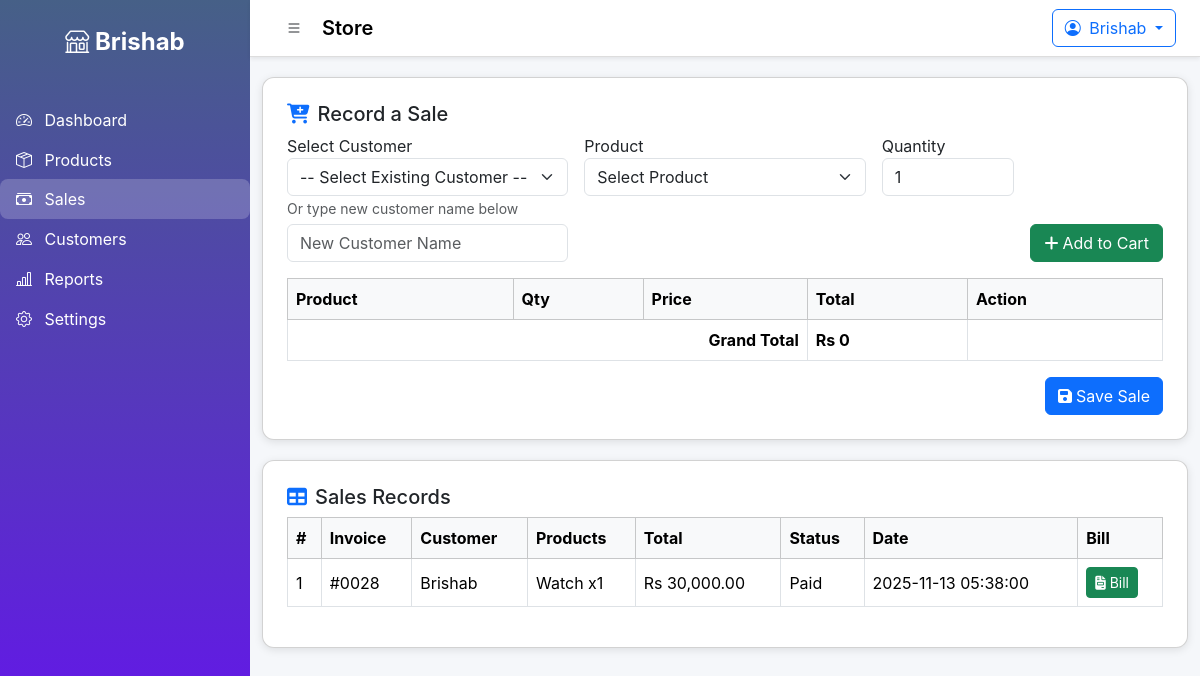
Page /sales.php (signed in) on the committed database.
### tables this page shows
CREATE TABLE `sales` (
  `id` int(11) NOT NULL,
  `user_id` int(11) NOT NULL,
  `customer_id` int(11) DEFAULT NULL,
  `total_amount` decimal(10,2) NOT NULL,
  `status` enum('paid','pending') DEFAULT 'paid',
  `created_at` timestamp NOT NULL DEFAULT current_timestamp()
);

CREATE TABLE `customers` (
  `id` int(11) NOT NULL,
  `user_id` int(11) NOT NULL,
  `name` varchar(100) NOT NULL,
  `email` varchar(100) DEFAULT NULL,
  `phone` varchar(20) DEFAULT NULL,
  `address` text DEFAULT NULL,
  `status` enum('active','inactive') DEFAULT 'active',
  `created_at` timestamp NOT NULL DEFAULT current_timestamp()
);

### sales.php (the view, shortened to what this page needs)
<?php
include 'includes/db_connect.php';
include 'includes/header.php';
$user_id = $_SESSION['user_id'] ?? 0;
$sales_result = $conn->query("
    SELECT s.id, s.customer_id, s.total_amount, s.status, s.created_at,
           c.name AS customer_name,
           GROUP_CONCAT(CONCAT(p.name,' x', si.quantity) SEPARATOR ', ') AS items_list
    FROM sales s
    LEFT JOIN sale_items si ON s.id = si.sale_id
    LEFT JOIN products p ON si.product_id = p.id
    LEFT JOIN customers c ON s.customer_id = c.id
    WHERE s.user_id = $user_id
    GROUP BY s.id
    ORDER BY s.id DESC
");
$sales = [];
while ($row = $sales_result->fetch_assoc()) {
    $sales[] = $row;
}
?>
<!DOCTYPE html>
<html lang="en">
<head>
<link href="https://cdn.jsdelivr.net/npm/bootstrap@5.3.3/dist/css/bootstrap.min.css" rel="stylesheet">
<link href="https://cdnjs.cloudflare.com/ajax/libs/font-awesome/6.5.0/css/all.min.css" rel="stylesheet">
</head>
<body>
<div class="container">
<div class="card p-4">
<h5><i class="fas fa-cart-plus me-2 text-primary"></i>Record a Sale</h5>
<form method="POST" id="saleForm">
<div class="row g-3 mb-3">
  <div class="col-md-4">
    <label>Select Customer</label>
    <select name="customer_id" id="customerSelect" class="form-select">
      <option value="">-- Select Existing Customer --</option>
    </select>
    <small class="text-muted">Or type new customer name below</small>
    <input type="text" name="customer_name" class="form-control mt-1" placeholder="New Customer Name">
  </div>
  <div class="col-md-4">
    <label>Product</label>
    <select id="productSelect" class="form-select">
      <option value="">Select Product</option>
    </select>
  </div>
  <div class="col-md-2">
    <label>Quantity</label>
    <input type="number" id="quantityInput" class="form-control" min="1" value="1">
  </div>
  <div class="col-md-2 d-flex align-items-end">
    <button type="button" class="btn btn-success w-100" id="addToCartBtn"><i class="fas fa-plus me-1"></i>Add to Cart</button>
  </div>
</div>
<table class="table table-bordered" id="cartTable">
<thead class="table-light">
<tr>
<th>Product</th><th>Qty</th><th>Price</th><th>Total</th><th>Action</th>
</tr>
</thead>
<tfoot>
<tr>
<th colspan="3" class="text-end">Grand Total</th>
<th id="grandTotal">Rs 0</th><th></th>
</tr>
</tfoot>
</table>
<div class="text-end">
<button type="submit" class="btn btn-primary" id="saveBtn"><i class="fas fa-save me-1"></i>Save Sale</button>
</div>
</form>
</div>
<div class="card p-4">
<h5><i class="fas fa-table me-2 text-primary"></i>Sales Records</h5>
<div class="table-responsive">
<table class="table table-bordered">
<thead class="table-light">
<tr>
<th>#</th><th>Invoice</th><th>Customer</th><th>Products</th><th>Total</th><th>Status</th><th>Date</th><th>Bill</th>
</tr>
</thead>
<tbody>
<?php $i=1; foreach($sales as $s): ?>
<tr>
<td><?= $i++ ?></td>
<td>#<?= str_pad($s['id'],4,'0',STR_PAD_LEFT) ?></td>
<td><?= htmlspecialchars($s['customer_name'] ?? '-') ?></td>
<td><?= htmlspecialchars($s['items_list']) ?></td>
<td>Rs <?= number_format($s['total_amount'],2) ?></td>
<td><?= ucfirst($s['status']) ?></td>
<td><?= $s['created_at'] ?></td>
<td>
<button class="btn btn-sm btn-success" onclick="showBill(<?= $s['id'] ?>)">
<i class="fas fa-file-invoice me-1"></i>Bill</button>
</td>
</tr>
<?php endforeach; ?>
</tbody>
</table>
</div>
</div>
</body>
</html>

### includes/header.php (shortened to what this page needs)
<?php
include __DIR__.'/db_connect.php';
$admin_id = 1;
$admin = null;
$result = $conn->query("SELECT * FROM admin_settings WHERE id=$admin_id");
if($result){
    $admin = $result->fetch_assoc();
}
$theme_class = (isset($admin['theme']) && $admin['theme']=='dark') ? 'bg-dark text-white' : '';
$currentPage = basename($_SERVER['PHP_SELF']);
?>
<!DOCTYPE html>
<html lang="en">
<head>
<link rel="stylesheet" href="https://cdn.jsdelivr.net/npm/bootstrap@5.3.2/dist/css/bootstrap.min.css">
<link href="https://cdn.jsdelivr.net/npm/bootstrap-icons@1.11.1/font/bootstrap-icons.css" rel="stylesheet">
<link rel="stylesheet" href="assets/css/style.css">
</head>
<body class="<?= $theme_class ?>">
<div class="d-flex" id="wrapper">
  <nav class="sidebar">
    <div class="sidebar-heading text-center py-4 fw-bold">
        <i class="bi bi-shop fs-4"></i> <?= htmlspecialchars($admin['full_name'] ?? 'Brishab'); ?>
    </div>
    <div class="list-group list-group-flush mt-3">
        <a href="dashboard.php" class="list-group-item list-group-item-action <?= $currentPage=='dashboard.php'?'active':'' ?>">
            <i class="bi bi-speedometer2 me-2"></i> Dashboard
        </a>
        <a href="products.php" class="list-group-item list-group-item-action <?= $currentPage=='products.php'?'active':'' ?>">
            <i class="bi bi-box-seam me-2"></i> Products
        </a>
        <a href="sales.php" class="list-group-item list-group-item-action <?= $currentPage=='sales.php'?'active':'' ?>">
            <i class="bi bi-cash-stack me-2"></i> Sales
        </a>
        <a href="customers.php" class="list-group-item list-group-item-action <?= $currentPage=='customers.php'?'active':'' ?>">
            <i class="bi bi-people me-2"></i> Customers
        </a>
        <a href="reports.php" class="list-group-item list-group-item-action <?= $currentPage=='reports.php'?'active':'' ?>">
            <i class="bi bi-bar-chart-line me-2"></i> Reports
        </a>
        <a href="settings.php" class="list-group-item list-group-item-action <?= $currentPage=='settings.php'?'active':'' ?>">
            <i class="bi bi-gear me-2"></i> Settings
        </a>
    </div>
  </nav>
  <div id="page-content-wrapper" class="w-100">
    <nav class="navbar navbar-expand-lg navbar-light bg-white shadow-sm px-4">
        <button class="btn btn-outline-dark me-2" id="menu-toggle"><i class="bi bi-list"></i></button>
        <span class="navbar-brand fw-semibold" id="dashboardTitle"><?= htmlspecialchars($admin['username'] ?? 'Store') ?> </span>
        <div class="ms-auto dropdown">
            <button class="btn btn-outline-primary dropdown-toggle" type="button" id="userMenu" data-bs-toggle="dropdown" aria-expanded="false">
                <i class="bi bi-person-circle me-1"></i> <span id="userFullName"><?= htmlspecialchars($admin['username'] ?? 'Brishab') ?></span>
            </button>
        </div>
    </nav>

### assets/css/style.css (style rules this page uses)
body { font-family: 'Poppins', sans-serif; background-color: #f8f9fa; }
.sidebar { width: 250px; height: 100vh; position: fixed; transition: all 0.3s; }
#page-content-wrapper { margin-left: 250px; transition: all 0.3s; }
.navbar { border-bottom: 1px solid #ddd; }

### includes/header.php (style rules this page uses)
.sidebar { width: 250px; height: 100vh; position: fixed; transition: all 0.3s; background: linear-gradient(to bottom, #466087ff, #6610f2); color: #fff; }
.sidebar .sidebar-heading { font-size: 1.5rem; }
.sidebar .list-group-item { background: transparent; color: #fff; border: none; transition: 0.2s; }
.sidebar .list-group-item:hover, .sidebar .list-group-item.active { background: rgba(255,255,255,0.2); color: #fff; border-radius: 8px; }
#page-content-wrapper { transition: all 0.3s; margin-left: 250px; }
.navbar { border-bottom: 1px solid #ddd; }
.navbar .btn-outline-dark { border: none; }

### sales.php (style rules this page uses)
body { background: #f5f7fa; font-family: "Inter", sans-serif; }
.card { border-radius:12px; box-shadow:0 2px 8px rgba(0,0,0,0.1); margin-top:20px; }
.table th, .table td { vertical-align: middle; }

### rows in the picture
sales: id "0028", customer.name "Brishab", items_list "Watch x1", total_amount "30,000.00", status "Paid", created_at "2025-11-13 05:38:00"

### other values in the picture
$admin['full_name'] "Brishab"
$admin['username'] "Store"
$admin['username'] "Brishab"
